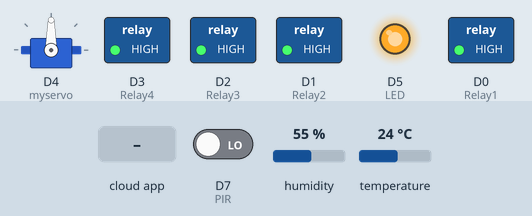
This sketch was run on a simulated ESP8266 (NodeMCU). On the bench: servo, switched loads named in the sketch (green lamp = pin HIGH), output pins drawn as LEDs (lit = HIGH). The inputs (shaded band) are chosen by the test bench; at power-on: D7 (PIR) LOW, humidity 55 %, temperature 24 °C. WiFi joins after 1.5 s; servers stay silent unless stated; the Firebase database answers and starts empty; what the sketch prints to the serial monitor is not drawn.

Above: at 2.7 s.
2.8 s: the phone or cloud app sets S1 to 1
At 5.1 s:
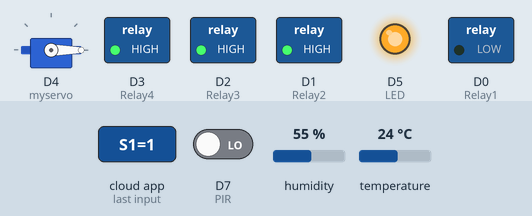
5.4 s: the phone or cloud app sets S2 to 1
At 7.4 s:
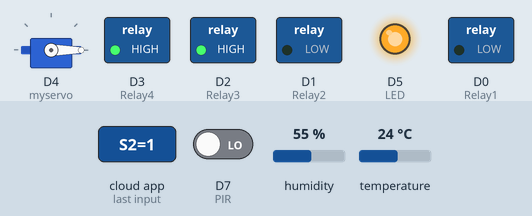
7.8 s: the phone or cloud app sets S3 to 1
At 9.6 s:
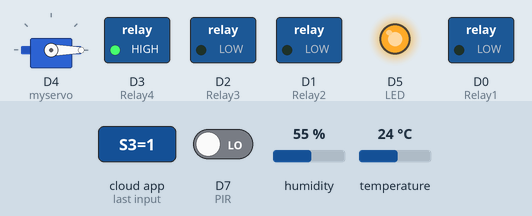
10.2 s: the phone or cloud app sets Automate to 1
At 11.9 s:
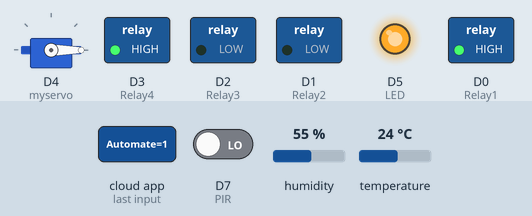
12.6 s: the phone or cloud app sets S4 to 1
At 14.3 s:
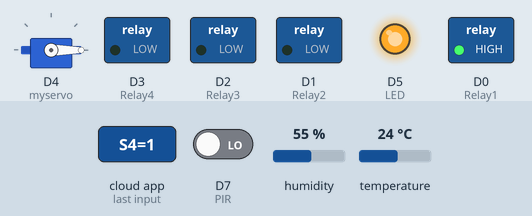
15.0 s: D7 (PIR) driven HIGH
At 16.6 s:
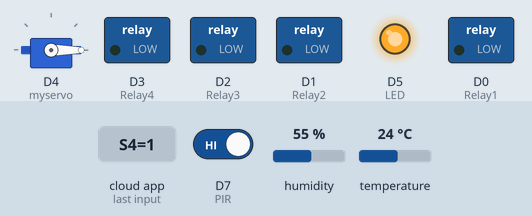
Timing chart, 0 to 18.1 s (numbered marks = the images above; inputs shaded):
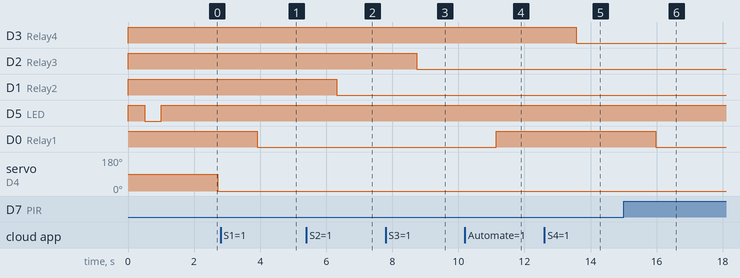

Measured:
- after the input at 2.8 s, D0 (Relay1): HIGH → LOW after 1.1 s
- after the input at 5.4 s, D1 (Relay2): HIGH → LOW after 0.92 s
- after the input at 7.8 s, D2 (Relay3): HIGH → LOW after 0.93 s
- after the input at 10.2 s, D0 (Relay1): LOW → HIGH after 0.95 s
- after the input at 12.6 s, D3 (Relay4): HIGH → LOW after 0.96 s
- after the input at 15.0 s, D0 (Relay1): HIGH → LOW after 0.98 s

The sketch:

Manish_HomeAutomation.ino
```cpp
//homeautomation421@gmail.com
//Server_1234

#include <Servo.h>
#include <ESP8266WiFi.h>
#include <FirebaseArduino.h>
#include "DHT.h"


#define FIREBASE_HOST "homeautomation98.firebaseio.com"
#define FIREBASE_AUTH "HqM0CBXmyKQmDRIrfImzA95ZkgfSuv3ADzL7eywU"
#define WIFI_SSID "Manish"
#define WIFI_PASSWORD "oytu8007"                                     //Password of your wifi network
                                  //Password of your wifi network
                                   //Password of your wifi network
DHT dht;

Servo myservo;

#define Relay1 D0
int val1;

#define Relay2 D1
int val2;

#define Relay3 D2
int val3;

#define Relay4 D3
int val4;

#define LED D5
int valLED=0;

#define PIR D7

int presence = 0;
int temp = 0;
int setTemp = 29;
int automate = 0;
int servoA=0;

void setup()
{
  Serial.begin(115200);                                                   // Select the same baud rate if you want to see the datas on Serial Monitor
  dht.setup(D6); // data pin 2

  pinMode(Relay1,OUTPUT);
  pinMode(Relay2,OUTPUT);
  pinMode(Relay3,OUTPUT);
  pinMode(Relay4,OUTPUT);
  pinMode(LED,OUTPUT);

  pinMode(PIR,INPUT);

  digitalWrite(Relay1,HIGH); //All relays turned off
  digitalWrite(Relay2,HIGH);
  digitalWrite(Relay3,HIGH);
  digitalWrite(Relay4,HIGH);

  myservo.attach(D4);

  digitalWrite(LED,valLED);
  WiFi.begin(WIFI_SSID,WIFI_PASSWORD);
  Serial.print("connecting");
  while (WiFi.status()!=WL_CONNECTED){
    valLED=~valLED;
    Serial.print(valLED);
    digitalWrite(LED,valLED);
    delay(500);
  }
  Serial.println();
  Serial.print("connected:");
  Serial.println(WiFi.localIP());
  digitalWrite(LED,HIGH);

  Firebase.begin(FIREBASE_HOST,FIREBASE_AUTH);

}

void loop()
{
  if (Firebase.failed())
      {
      Serial.print("setting number failed:");
      Serial.println(Firebase.error());
      ESP.reset();
      }

  val1=Firebase.getString("S1").toInt();
  val2=Firebase.getString("S2").toInt();                                        //Reading the value of the varialble Status from the firebase
  val3=Firebase.getString("S3").toInt();                                        //Reading the value of the varialble Status from the firebase
  val4=Firebase.getString("S4").toInt();
  String TempString = Firebase.getString("SetTemp");
  automate = Firebase.getString("Automate").toInt();

  //Reading the value of the varialble Status from the firebase
  servoA=Firebase.getString("Servo").toInt();

  temp = dht.getTemperature();

  Firebase.setInt("CurrentTemp",temp);
  Serial.print("PIR : ");
  Serial.println(digitalRead(PIR));
  Serial.print("SET TEMP : ");
  Serial.println(TempString);
  String number = TempString.substring(1, 3);
  setTemp = number.toInt();
  Serial.println(setTemp);


  if(val1==1 && automate==0)                                                             // If, the Status is 1, turn on the Relay1
    {
      digitalWrite(Relay1,LOW); //LOW means Relay On becouse of the optocoupler
      Serial.println("Light 1 ON");
    }
    else if(val1==0 && automate==0)                                                      // If, the Status is 0, turn Off the Relay1
    {
      digitalWrite(Relay1,HIGH); //Relay 1 OFF
      Serial.println("Light 1 OFF");
    }
  if(automate==1 && digitalRead(PIR))                                                      // If, the Status is 0, turn Off the Relay1
    {
      digitalWrite(Relay1,LOW); //Relay 1 OFF
      Serial.println("Light 1 ON Automated");
    }
  else if(automate==1 && !digitalRead(PIR))                                                      // If, the Status is 0, turn Off the Relay1
    {
      digitalWrite(Relay1,HIGH); //Relay 1 OFF
      Serial.println("Light 1 OFF Automated");
    }


  if(val2==1 && automate==0)                                                             // If, the Status is 1, turn on the Relay2
     {
      digitalWrite(Relay2,LOW);
      Serial.println("FAN 1 ON");
    }
  else if(val2==0 && automate==0)                                                      // If, the Status is 0, turn Off the Relay2
    {
      digitalWrite(Relay2,HIGH);
      Serial.println("FAN 1 OFF");
    }

  if(automate==1 && (temp > setTemp))
  {
   digitalWrite(Relay2,LOW);
   Serial.println("FAN 1 ON AUTOMATED");
  }

  if(automate==1 && (temp <= setTemp))
  {
   digitalWrite(Relay2,HIGH);
   Serial.println("FAN 1 OFF AUTOMATED");
  }


  if(val3==1)                                                             // If, the Status is 1, turn on the Relay3
     {
      digitalWrite(Relay3,LOW);
      Serial.println("light 3 ON");
    }
    else if(val3==0)                                                      // If, the Status is 0, turn Off the Relay3
    {
      digitalWrite(Relay3,HIGH);
      Serial.println("light 3 OFF");
    }
  if(val4==1)                                                             // If, the Status is 1, turn on the Relay4
     {
      digitalWrite(Relay4,LOW);
      Serial.println("light 4 ON");
    }
    else if(val4==0)                                                      // If, the Status is 0, turn Off the Relay4
    {
      digitalWrite(Relay4,HIGH);
      Serial.println("light 4 OFF");
    }

  myservo.write(servoA);
  Serial.print("Servo Angle : ");
  Serial.println(servoA);
}
```
